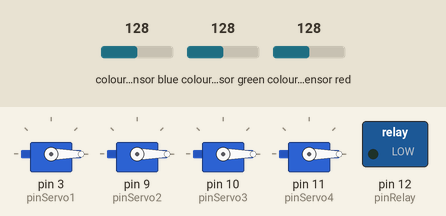
A sketch run on a simulated Arduino Uno, built with avr-gcc and run on an emulated ATmega328P. Shown: 4 × servo, switched loads named in the sketch (green lamp = pin HIGH). Wiring (inferred from the names in the program): TCS3200 colour sensor: output pin 8; S2 pin 6; S3 pin 7; S0 pin 4; S1 pin 5. The test bench sets the inputs (shaded band); at power-on: colour sensor blue 128, colour sensor green 128, colour sensor red 128. Pins used as bus, display or sensor lines are not drawn.

Above: at 0.1 s.
At 1.9 s:
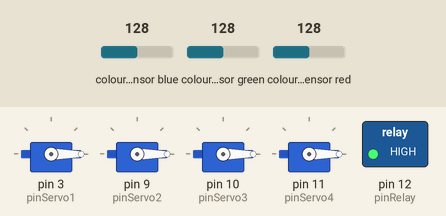
Timing chart, 0 to 3.4 s (numbered marks = the images above):
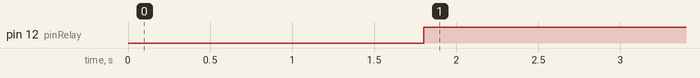

Measured:
- by itself, pin 12 (pinRelay): LOW → HIGH at 1.8 s

The sketch:

Desaf_io_2_Template.ino
```cpp
#include <Servo.h>

//------------------------- SENSOR TCS3200 -------------------------
#define S0 4
#define S1 5
#define S2 6
#define S3 7
#define sensorOut 8

// Calibración (valores referenciales, deben ajustarse)
int redMin = 80, redMax = 279;
int greenMin = 80, greenMax = 320;
int blueMin = 66, blueMax = 264;

//------------------------- ACTUADORES -------------------------
Servo servo1;  // Blanco
Servo servo2;  // Verde
Servo servo3;  // Azul
Servo servo4;  // Negro

#define pinServo1 3
#define pinServo2 9
#define pinServo3 10
#define pinServo4 11
#define pinRelay 12

int angulo = 90;  // Ángulo de activación

// ------------------------- SETUP -------------------------
void setup() {
  Serial.begin(9600);

  // Configurar pines del sensor
  pinMode(S0, OUTPUT); digitalWrite(S0, HIGH);
  pinMode(S1, OUTPUT); digitalWrite(S1, LOW);
  pinMode(S2, OUTPUT);
  pinMode(S3, OUTPUT);
  pinMode(sensorOut, INPUT);

  // Inicializar servos y relay
  servo1.attach(pinServo1);
  servo2.attach(pinServo2);
  servo3.attach(pinServo3);
  servo4.attach(pinServo4);
  pinMode(pinRelay, OUTPUT);
  digitalWrite(pinRelay, LOW);  // Cinta encendida inicialmente

  // angulo inicial del servo
  servo1.write(0);
  servo2.write(0);
  servo3.write(0);
  servo4.write(0);
}

// ------------------------- LOOP -------------------------
void loop() {
  // --- Sección opcional de mostrar valores ---
  /*
  Serial.print("Rojo = ");
  Serial.print(Valor_RGB("rojo"));
  Serial.print(" - Verde = ");
  Serial.print(Valor_RGB("verde"));
  Serial.print(" - Azul = ");
  Serial.println(Valor_RGB("azul"));
  */

  // --- Lógica principal ---
  if (colorDetectado()) {
    digitalWrite(pinRelay, HIGH); // Detener cinta
    delay(50);

    // Obtener valores RGB
    int rojo = Valor_RGB("rojo");
    int verde = Valor_RGB("verde");
    int azul = Valor_RGB("azul");

    // TODO: Implementar lógica de detección y selección de color
    // Ejemplo guía:
    // if (rojo > X && verde > X && azul > X) {
    //   accionarServo("blanco");
    // }

  } else {
    Serial.println("ERROR: No se detecta color válido.");
    digitalWrite(pinRelay, LOW); // Continuar cinta
    delay(100);
  }
}

// ------------------------- FUNCIONES AUXILIARES -------------------------

// Retorna valor RGB para el color especificado
int Valor_RGB(String color) {
  int r, g, b;

  // Rojo
  digitalWrite(S2, LOW);
  digitalWrite(S3, LOW);
  int redPW = pulseIn(sensorOut, LOW);
  redPW = constrain(redPW, redMin, redMax);
  r = constrain(map(redPW, redMin, redMax, 255, 0), 0, 255);
  delay(200);

  // Verde
  digitalWrite(S2, HIGH);
  digitalWrite(S3, HIGH);
  int greenPW = pulseIn(sensorOut, LOW);
  greenPW = constrain(greenPW, greenMin, greenMax);
  g = constrain(map(greenPW, greenMin, greenMax, 255, 0), 0, 255);
  delay(200);

  // Azul
  digitalWrite(S2, LOW);
  digitalWrite(S3, HIGH);
  int bluePW = pulseIn(sensorOut, LOW);
  bluePW = constrain(bluePW, blueMin, blueMax);
  b = constrain(map(bluePW, blueMin, blueMax, 255, 0), 0, 255);
  delay(200);

  if (color == "rojo") return r;
  if (color == "verde") return g;
  if (color == "azul") return b;

  return 0;
}

// Determina si hay algún color presente (objeto bajo sensor)
bool colorDetectado() {
  int r = Valor_RGB("rojo");
  int g = Valor_RGB("verde");
  int b = Valor_RGB("azul");
  return (r > 0 || g > 0 || b > 0);
}

// Función auxiliar que mueve el servo dado y la cinta transportadora.
void accionarServo(Servo& servo) {
  servo.write(angulo);
  digitalWrite(pinRelay, LOW); // Activar cinta para que objeto caiga
  delay(10000);
  servo.write(angulo - 90);    // Volver a posición inicial
}
```
